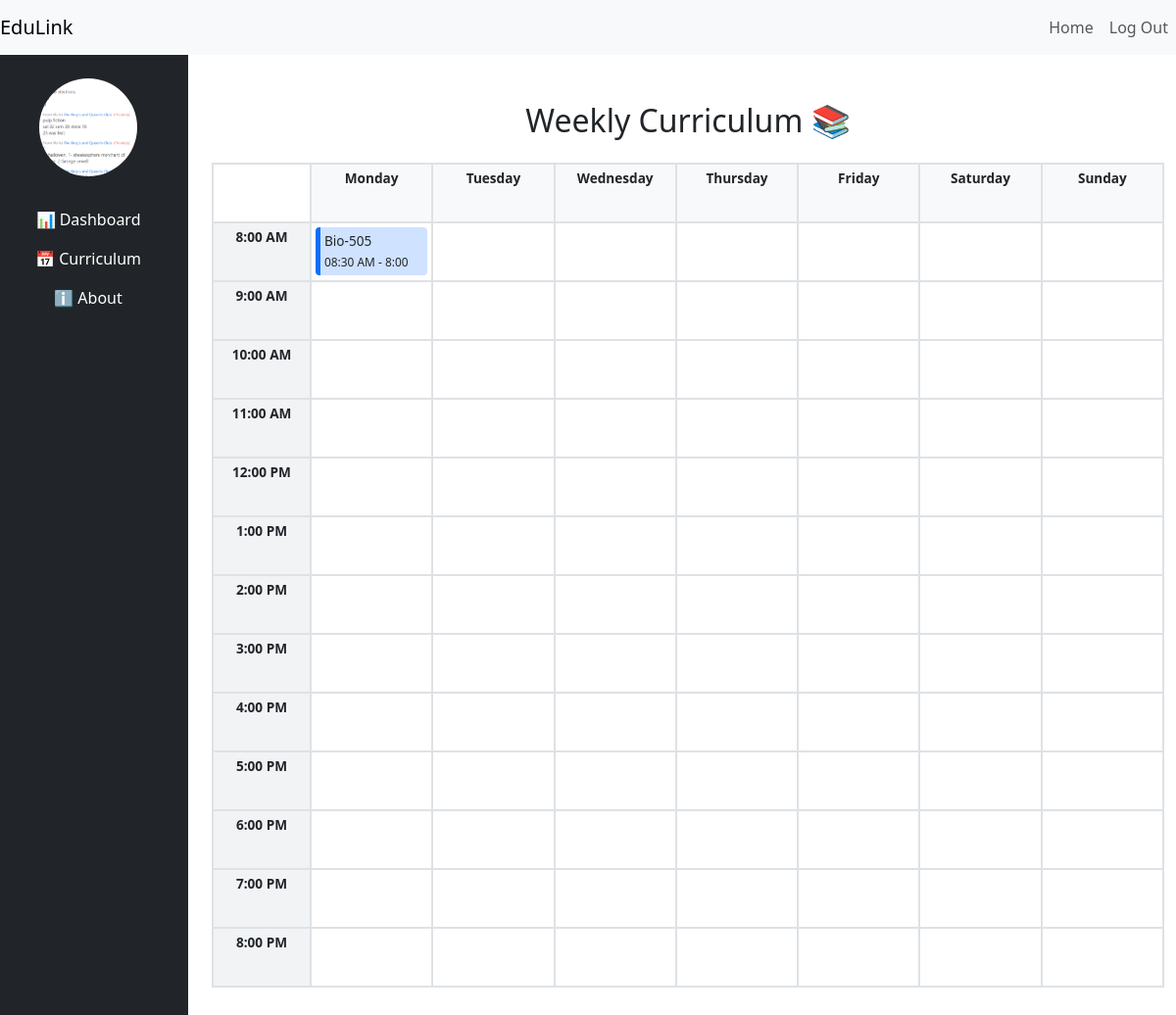
The page /curriculum (signed in) on the database its author committed.
### service505.py (models this page shows, shortened)
class User(UserMixin, db.Model):
    table_name = 'users'
    id:Mapped[int] = mapped_column(db.Integer, primary_key=True)
    email: Mapped[str] = mapped_column(String(100), unique=True)
    password: Mapped[str] = mapped_column(String(100))
    name: Mapped[str] = mapped_column(String(1000))
    lastname: Mapped[str] = mapped_column(String(1000))
    phonenumber: Mapped[str] = mapped_column(String(1000),nullable=True)
    gender: Mapped[str] = mapped_column(String(1000))
    profile_image: Mapped[str] = mapped_column(String(1000), nullable=True)
    classes = db.relationship('Class', backref='instructor', lazy=True)
    created_at = db.Column(db.DateTime(timezone=True), server_default=func.now())
    updated_at = db.Column(db.DateTime(timezone=True), default=func.now(), onupdate=func.now())

class Class(db.Model):
        table_name = 'class'
        id = db.Column(db.Integer, primary_key=True)
        name = db.Column(db.String(100), nullable=False)
        subject = db.Column(db.String(100), nullable=False)
        day = db.Column(db.String(10), nullable=False)
        start_time = db.Column(db.Time, nullable=False)
        duration = db.Column(db.Integer, nullable=False)
        key = db.Column(db.String(10), unique=True, nullable=False)
        instructor_id = db.Column(db.Integer, db.ForeignKey('user.id'), nullable=False)
        materials = db.relationship('Material', backref='class_info', cascade='all, delete-orphan')
        homeworks = db.relationship('Homework', backref='class_info', cascade='all, delete-orphan')
        announcements = db.relationship('Announcement', backref='class_info', cascade='all, delete-orphan')
        created_at = db.Column(db.DateTime(timezone=True), server_default=func.now())
        updated_at = db.Column(db.DateTime(timezone=True), default=func.now(), onupdate=func.now())

### service505.py (the view)
@app.route('/curriculum')
@login_required
def curriculum():
    today = datetime.today()
    start_of_week = datetime.combine((today - timedelta(days=today.weekday())).date(), datetime.min.time())
    end_of_week = datetime.combine((start_of_week + timedelta(days=6)).date(), datetime.max.time())
    classes = Class.query.filter_by(instructor_id=current_user.id).all()
    class_ids = [c.id for c in classes]
    schedule = {i: {'classes': []} for i in range(7)}
    for c in classes:
        weekday = ['Monday', 'Tuesday', 'Wednesday', 'Thursday', 'Friday', 'Saturday', 'Sunday'].index(c.day)
        schedule[weekday]['classes'].append(c)
    return render_template('user/instructor_curriculum.html', user=current_user,schedule=schedule)

### service505.py (called while the page is built)
@login_manager.user_loader
def load_user(user_id):
   return User.query.get(int(user_id))

### templates/user/instructor_curriculum.html (shortened to what this page needs)
{% extends "base/base_instructor.html" %}
{% block inst_content %}
<div class="container py-4">
  <h2 class="text-center mb-4">Weekly Curriculum 📚</h2>
  {% set days = ['Monday', 'Tuesday', 'Wednesday', 'Thursday', 'Friday', 'Saturday', 'Sunday'] %}
  {% set hours = range(8, 21) %}
  <div class="timetable">
    <div></div>
    {% for day in days %}
      <div class="header">{{ day }}</div>
    {% endfor %}
    {% for hour in hours %}
      <div class="time-label">
        {{ (hour % 12) if (hour % 12) != 0 else 12 }}:00 {{ 'AM' if hour < 12 else 'PM' }}
      </div>
      {% for day_index in range(7) %}
        <div>
          {% for c in schedule[day_index].classes %}
            {% if c.start_time.hour == hour %}
              <div class="class-block">
                {{ c.name }}<br>
                <small>
                  {{ c.start_time.strftime('%I:%M %p') }} -
                  {{ (c.start_time.hour + (c.duration // 60)) % 24 }}:{{ '%02d' % ((c.start_time.minute + c.duration) % 60) }}
                </small>
              </div>
            {% endif %}
          {% endfor %}
        </div>
      {% endfor %}
    {% endfor %}
  </div>
</div>
{% endblock %}

### templates/base/base_instructor.html (shortened to what this page needs)
{% extends "base/base_ofAll.html" %}
{% block page_content %}
<div class="row">
  <div class="col-md-3 col-lg-2 bg-dark sidebar py-4 text-center text-white min-vh-100">
   <div style="width: 100px; height: 100px; border-radius: 50%; overflow: hidden; margin: 0 auto;">
  <img src="{{ url_for('static', filename='uploads/profile_pics/' + user.profile_image) if user.profile_image else url_for('static', filename='uploads/profile_pics/profile_placeholder.png') }}" alt="Profile" style="width: 100%; height: 100%; object-fit: cover;">
</div>
    <ul class="nav flex-column mt-4">
      <li class="nav-item">
        <a class="nav-link active text-white" href="{{ url_for('instructor') }}">📊 Dashboard</a>
      </li>
      <li class="nav-item">
        <a class="nav-link text-white" href="{{ url_for('curriculum') }}"> 📅 Curriculum</a>
      </li>
      <li class="nav-item">
        <a class="nav-link text-white" href="{{ url_for('about_instructor') }}">ℹ️ About</a>
      </li>
    </ul>
  </div>
  <div class="col-md-9 col-lg-10 py-4">
    {% block inst_content %}
    {% endblock %}
  </div>
</div>
{% endblock %}

### templates/user/instructor_curriculum.html (style rules this page uses)
.timetable { display: grid; grid-template-columns: 100px repeat(7, 1fr); grid-auto-rows: 60px; border: 1px solid #dee2e6; }
.timetable > div { border: 1px solid #dee2e6; padding: 4px; font-size: 0.85rem; }
.header { background-color: #f8f9fa; font-weight: bold; text-align: center; }
.time-label { background-color: #f1f3f5; font-weight: bold; text-align: center; }
.class-block { background-color: #cfe2ff; border-left: 5px solid #0d6efd; padding: 4px; border-radius: 4px; font-weight: 500; }

### rows shown on the page
User: profile_image (picture)
Class: name "Bio-505", start_time "08:30 AM", (c.start_time.hour+(c.duration//60))%24 "8", (c.start_time.minute+c.duration)%60 "00"

### other values the page prints
{{ day }} "Monday" "Tuesday" "Wednesday" "Thursday" "Friday" "Saturday" "Sunday"
{{ (hour % 12) if (hour % 12) != 0 else 12 }} "8" "9" "10" "11" "12" "1" "2" "3" "4" "5" "6" "7" "8"
{{ 'AM' if hour < 12 else 'PM' }} "AM" "AM" "AM" "AM" "PM" "PM" "PM" "PM" "PM" "PM" "PM" "PM" "PM"
